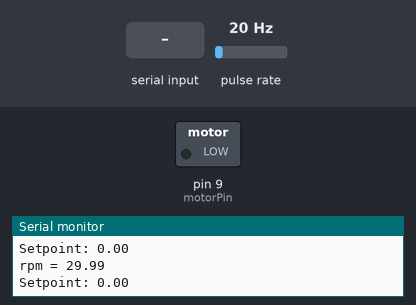
Recording of a sketch running on a simulated Arduino Uno, built with avr-gcc and run on an emulated ATmega328P. On the bench: switched loads named in the sketch (green lamp = pin HIGH), the last lines printed to the serial monitor. Wiring (inferred from the names in the program): pulse sensor: data pin 2. Inputs (shaded band) come from the test bench; at power-on: pulse rate 20 Hz.

Above: at 1.2 s.
1.3 s: "1\n" received over Serial
At 4.2 s:
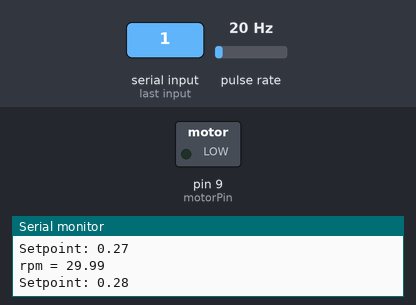
4.3 s: pulse rate (sensor on pin 2) set to 50 Hz
At 6.35 s:
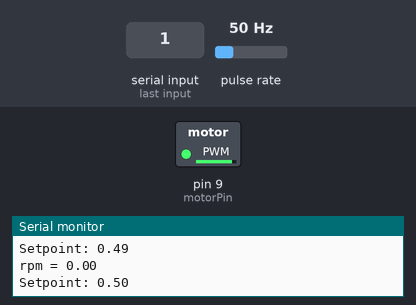
7.3 s: pulse rate (sensor on pin 2) set to 4 Hz
At 7.65 s:
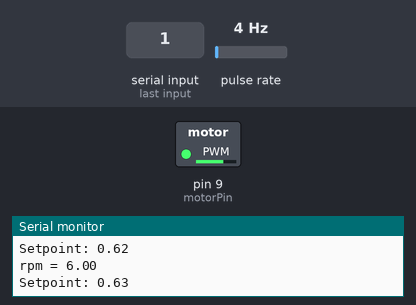
Timing chart, 0 to 10.3 s (numbered marks = the images above; inputs shaded):
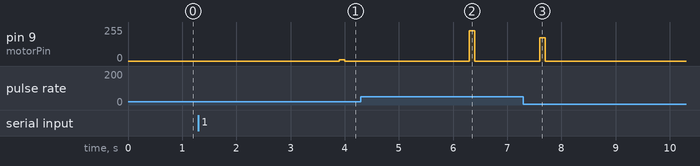

Measured:
- after the input at 1.3 s, pin 9 (motorPin): 0/255 → 10/255 after 2.6 s, → 0/255 0.10 s later
- after the input at 7.3 s, pin 9 (motorPin): 0/255 → 174/255 after 0.30 s, → 0/255 0.10 s later

The sketch:

TSC_TP_Start_Stop.ino
```cpp
#include <PID_v1.h>
#include "Timer.h"

#define sensorPin 2
#define motorPin 9
#define dents 40.0
#define startRampTime 10
#define stopRampTime 5

//Functions
void calculateRPM();
void getDelta();
void sendData();

//Variables
double setpoint = 0, rpm = 0, output, calc, x, y, m, b, limit, alfa = 0.3;
unsigned long tempo_anterior = 0, delta = 0;
int state = 1;
String inputString = "", outputString = "";     // A String to hold incoming data
bool flag = true, stringComplete = false; // Whether the string is complete

//Timer
Timer t;

//Specify PID links and initial tuning parameters
double Kp = 6,Ki = 4, Kd = 0.3;
PID myPID(&rpm, &output, &setpoint, Kp, Ki, Kd, DIRECT);

void setup()
{
    //Initialize serial
    Serial.begin(9600);
    // Reserve 200 bytes for the inputString:
    inputString.reserve(200);

    //Initialize pins
    pinMode(sensorPin, INPUT);
    pinMode(motorPin, OUTPUT);
    attachInterrupt(digitalPinToInterrupt(sensorPin), getDelta, RISING);

    //Send data through serial
    t.every(100, sendData, 0);
    //turn the PID on
    myPID.SetMode(AUTOMATIC);
}

void loop()
{
    //Update timer
    t.update();

    //Start motor
    if (state == 1 && limit > 0)
    {
        //Calculate b
        if (flag)
        {
            x = millis() * 0.001;
            y = setpoint;
            m = limit / startRampTime;
            b = y - m * x;
            flag = false;
        }

        //Start ramp
        setpoint = m * (millis() * 0.001) + b;
        if(setpoint >= limit)
        {
          setpoint = limit;
          state = 2;
          flag = true;
        }
    }
    //Stop motor
    if (state == 2 && limit == 0)
    {
        //Calculate b
        if (flag)
        {
            x = millis() * 0.001;
            y = setpoint;
            m = setpoint / stopRampTime * -1;
            b = y - m * x;
            flag = false;
        }

        //Stop ramp
        setpoint = m * (millis() * 0.001) + b ;
        if(setpoint <= 0)
        {
          setpoint = 0;
          state = 1;
          flag = true;
        }
    }

    //Compute PID
    myPID.Compute();
    //Generate PWM
    analogWrite(motorPin, output);

    //get rpm
    calculateRPM();

    // Print the string when a newline arrives:
    if (stringComplete)
    {
        Serial.println(inputString);
        // clear the string
        limit = inputString.toDouble();
        Serial.println(limit);
        inputString = "";
        stringComplete = false;
    }
}


void calculateRPM()
{
  if (delta > 0)
    calc = 60.0 / ((delta * 0.000001) * dents);
  else
    calc = 0;

  if(calc < 300)
    rpm = alfa * calc + (1 - alfa) * rpm;

  if((micros() - tempo_anterior) > 1000000)
    rpm = 0;
}

void getDelta()
{
    noInterrupts();
    delay(0.3);
    if(digitalRead(sensorPin) == HIGH)
    {
      delay(0.3);
      if(digitalRead(sensorPin) == HIGH)
      {
            delta = micros() - tempo_anterior;
            tempo_anterior = micros();
      }
    }
    interrupts();
}

void serialEvent()
{
  while (Serial.available())
  {
    // get the new byte:
    char inChar = (char)Serial.read();
    // add it to the inputString:
    inputString += inChar;
    // if the incoming character is a newline, set a flag so the main loop can
    // do something about it:
    if (inChar == '\n')
      stringComplete = true;
  }
}

 void sendData()
{
    outputString = "rpm = " + String(rpm, 2);
    Serial.println(outputString);
    outputString = "Setpoint: " + String(setpoint);
    Serial.println(outputString);
}
```
